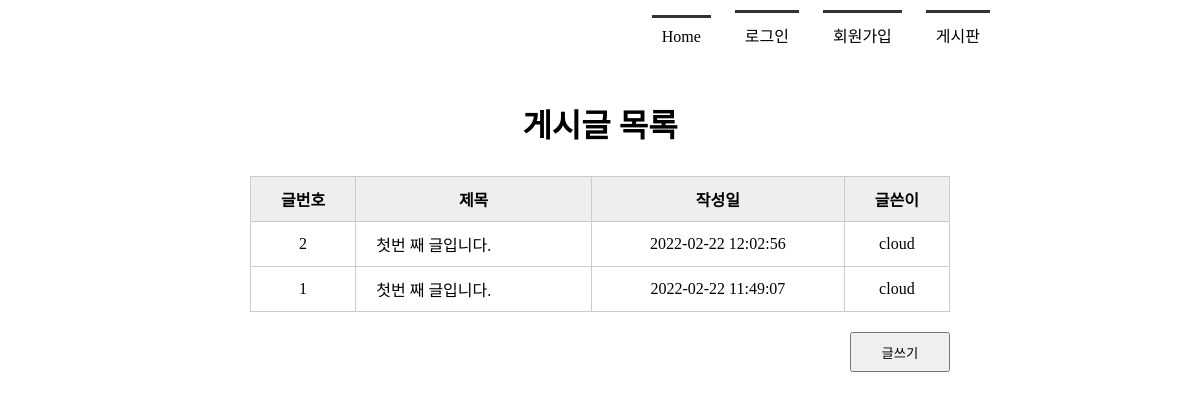
The app's page /boardlist/, older data.
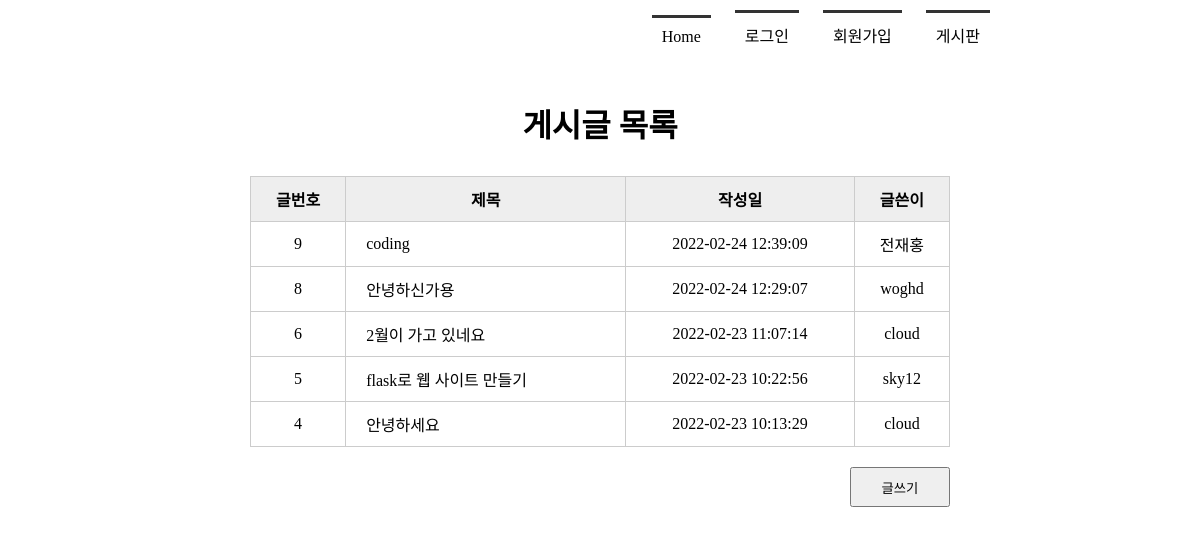
The same page, newer data.
### tables this page shows
CREATE TABLE board(
            bno integer PRIMARY KEY AUTOINCREMENT,
            title text NOT NULL,
            content text NOT NULL,
            createDate timestamp date DEFAULT (datetime('now', 'localtime')),
            mid char(5) NOT NULL,
            FOREIGN KEY(mid) REFERENCES member(mid) ON DELETE CASCADE
        );

### app.py (the view)
@app.route('/boardlist/')
def boardlist():
    conn = getconn()
    cur = conn.cursor()
    sql = "SELECT * FROM board ORDER BY bno DESC"
    cur.execute(sql)
    rs = cur.fetchall()
    conn.close()
    return render_template('boardlist.html', rs = rs)

### model/model_member.py (called while the page is built)
def getconn():
    conn = sqlite3.connect("./members.db")
    return conn

### templates/boardlist.html (shortened to what this page needs)
<!DOCTYPE html>
<html lang="en">
<head>
    <link rel="stylesheet" href="{{ url_for('static', filename='style.css')  }}">
</head>
<body>
    <div id="container">
        {% include 'navbar.html' %}
        <section>
            <h1>게시글 목록</h1>
            <table class="tbl_board">
                <tr>
                    <th>글번호</th><th>제목</th><th>작성일</th><th>글쓴이</th>
                </tr>
                {% for i in rs %}
                <tr>
                    <td>{{ i[0] }}</td>
                    <td><a href="{{ url_for('board_view', bno=i[0]) }}">{{ i[1] }}</a></td>
                    <td>{{ i[3] }}</td>
                    <td>{{ i[4] }}</td>
                </tr>
                {% endfor %}
            </table>
            <div class="btn_write">
                <button type="button" onclick="location.href='/writing/'">글쓰기</button>
            </div>
        </section>
    </div>
</body>
</html>

Row changes from the older to the newer data that the page shows:
removed board: bno "2", title "첫번 째 글입니다.", createDate "2022-02-22 12:02:56", mid "cloud"
removed board: bno "1", title "첫번 째 글입니다.", createDate "2022-02-22 11:49:07", mid "cloud"
added board: bno "9", title "coding", createDate "2022-02-24 12:39:09", mid "전재홍"
added board: bno "8", title "안녕하신가용", createDate "2022-02-24 12:29:07", mid "woghd"
added board: bno "6", title "2월이 가고 있네요", createDate "2022-02-23 11:07:14", mid "cloud"
added board: bno "5", title "flask로 웹 사이트 만들기", createDate "2022-02-23 10:22:56", mid "sky12"
added board: bno "4", title "안녕하세요", createDate "2022-02-23 10:13:29", mid "cloud"
